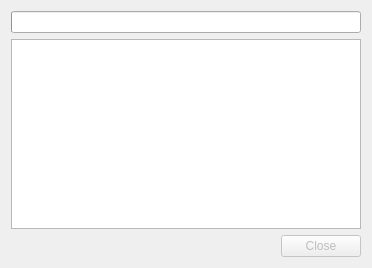
<?xml version="1.0" encoding="UTF-8"?>
<ui version="4.0">
 <class>FirmwareUpdate</class>
 <widget class="QDialog" name="FirmwareUpdate">
  <property name="geometry">
   <rect>
    <x>0</x>
    <y>0</y>
    <width>368</width>
    <height>268</height>
   </rect>
  </property>
  <property name="windowTitle">
   <string>FirmwareUpdate</string>
  </property>
  <layout class="QVBoxLayout" name="verticalLayout">
   <item>
    <widget class="QProgressBar" name="progressBar">
     <property name="value">
      <number>0</number>
     </property>
     <property name="textVisible">
      <bool>false</bool>
     </property>
    </widget>
   </item>
   <item>
    <widget class="QPlainTextEdit" name="plainTextEdit">
     <property name="minimumSize">
      <size>
       <width>350</width>
       <height>0</height>
      </size>
     </property>
     <property name="readOnly">
      <bool>true</bool>
     </property>
    </widget>
   </item>
   <item>
    <layout class="QHBoxLayout" name="horizontalLayout">
     <property name="topMargin">
      <number>0</number>
     </property>
     <item>
      <spacer name="horizontalSpacer">
       <property name="orientation">
        <enum>Qt::Horizontal</enum>
       </property>
       <property name="sizeHint" stdset="0">
        <size>
         <width>40</width>
         <height>20</height>
        </size>
       </property>
      </spacer>
     </item>
     <item>
      <widget class="QPushButton" name="pushButtonClose">
       <property name="enabled">
        <bool>false</bool>
       </property>
       <property name="text">
        <string>Close</string>
       </property>
      </widget>
     </item>
    </layout>
   </item>
  </layout>
 </widget>
 <layoutdefault spacing="6" margin="11"/>
 <resources/>
 <connections/>
</ui>
